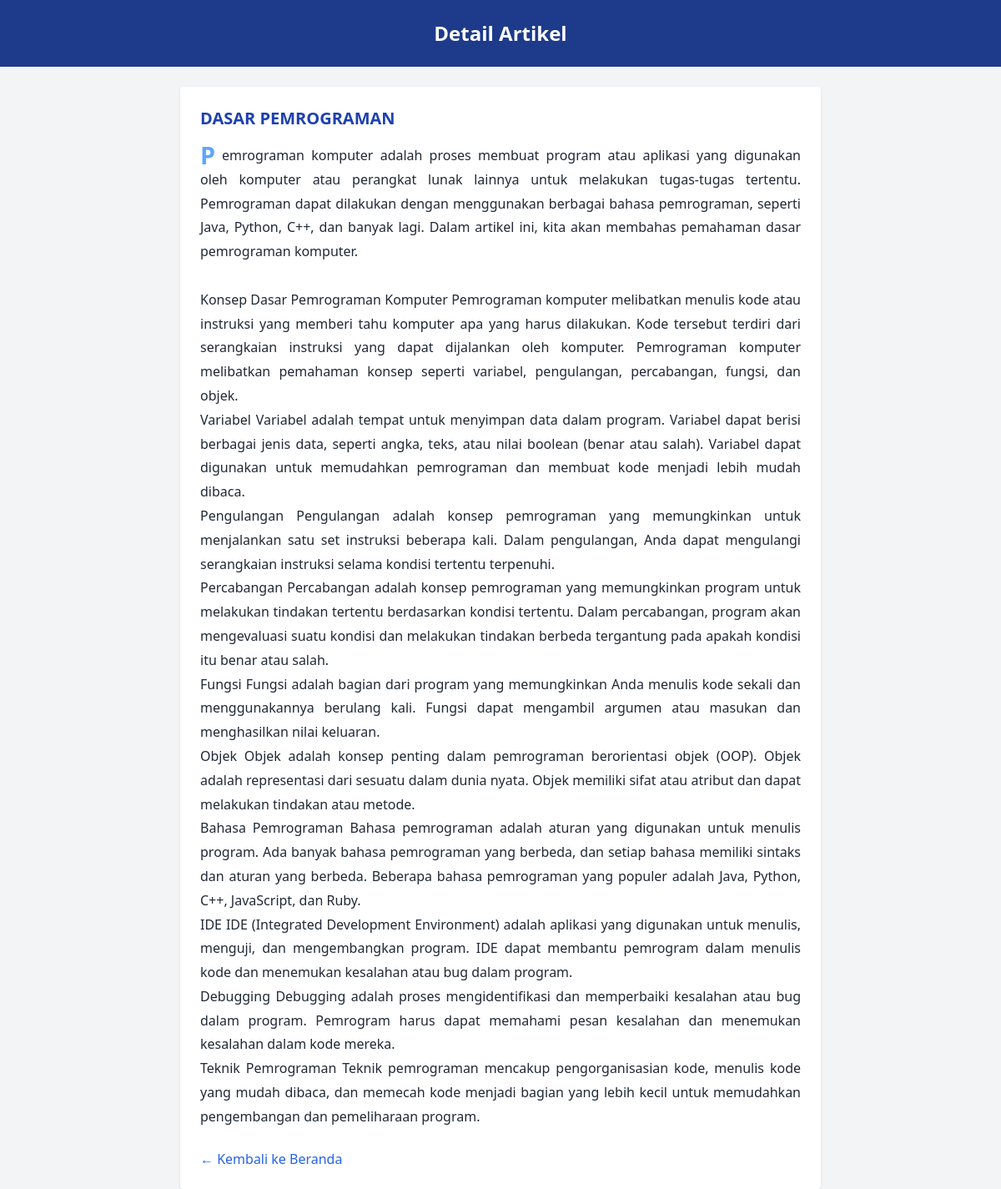
Screenshot of /detail_artikel.php?id=6 with the database file from the repository.
### tables this page shows
CREATE TABLE `tbl_artikel` (
  `id_artikel` int(11) NOT NULL,
  `nama_artikel` varchar(255) NOT NULL,
  `isi_artikel` text NOT NULL,
  `gambar` varchar(100) DEFAULT NULL,
  `tanggal` date DEFAULT NULL,
  `penulis` varchar(100) DEFAULT NULL
);

### detail_artikel.php (the view, shortened to what this page needs)
<?php
include "koneksi.php";
$id = intval($_GET['id']);
$sql = "SELECT * FROM tbl_artikel WHERE id_artikel = $id";
$query = mysqli_query($db, $sql);
$data = mysqli_fetch_assoc($query);
?>
<!DOCTYPE html>
<html lang="id">
<head>
  <script src="https://cdn.tailwindcss.com"></script>
</head>
<body class="bg-gray-100 dark:bg-gray-900 text-gray-800 dark:text-gray-100 font-sans transition-colors duration-300">
  <header class="bg-blue-900 dark:bg-gray-700 text-white text-center p-6 text-2xl font-bold">
    Detail Artikel
  </header>
  <main class="max-w-3xl mx-auto p-6 mt-6 bg-white dark:bg-gray-800 rounded shadow transition">
    <h1 class="text-xl font-semibold text-blue-800 dark:text-blue-400 mb-4">
      <?= htmlspecialchars($data['nama_artikel']) ?>
    </h1>
    <p class="justify-text">
      <?= nl2br(htmlspecialchars($data['isi_artikel'])) ?>
    </p>
    <div class="mt-6">
      <a href="index.php" class="text-blue-600 dark:text-blue-400 hover:underline">
        &larr; Kembali ke Beranda
      </a>
    </div>
  </main>
</body>
</html>

### detail_artikel.php (style rules this page uses)
.justify-text { text-align: justify; line-height: 1.8; }
.justify-text::first-letter { font-size: 1.8rem; font-weight: bold; color: #60a5fa; float: left; margin-right: 8px; line-height: 1; }

### rows the page displays
tbl_artikel: nama_artikel "DASAR PEMROGRAMAN", isi_artikel "Pemrograman komputer adalah proses membuat program atau aplikasi yang digunakan oleh komputer atau perangkat lunak lainnya untuk melakukan tugas-tugas tertentu. Pemrograman dapat dilakukan dengan menggunakan berbagai bahasa pemrograman, seperti Java, Python, C++, dan banyak lagi. Dalam artikel ini, kita akan membahas pemahaman dasar pemrograman komputer. Konsep Dasar Pemrograman Komputer Pemrograman komputer melibatkan menulis kode atau instruksi yang memberi tahu komputer apa yang harus dilakukan. Kode tersebut terdiri dari serangkaian instruksi yang dapat dijalankan oleh komputer. Pemrograman komputer melibatkan pemahaman konsep seperti variabel, pengulangan, percabangan, fungsi, dan…"
